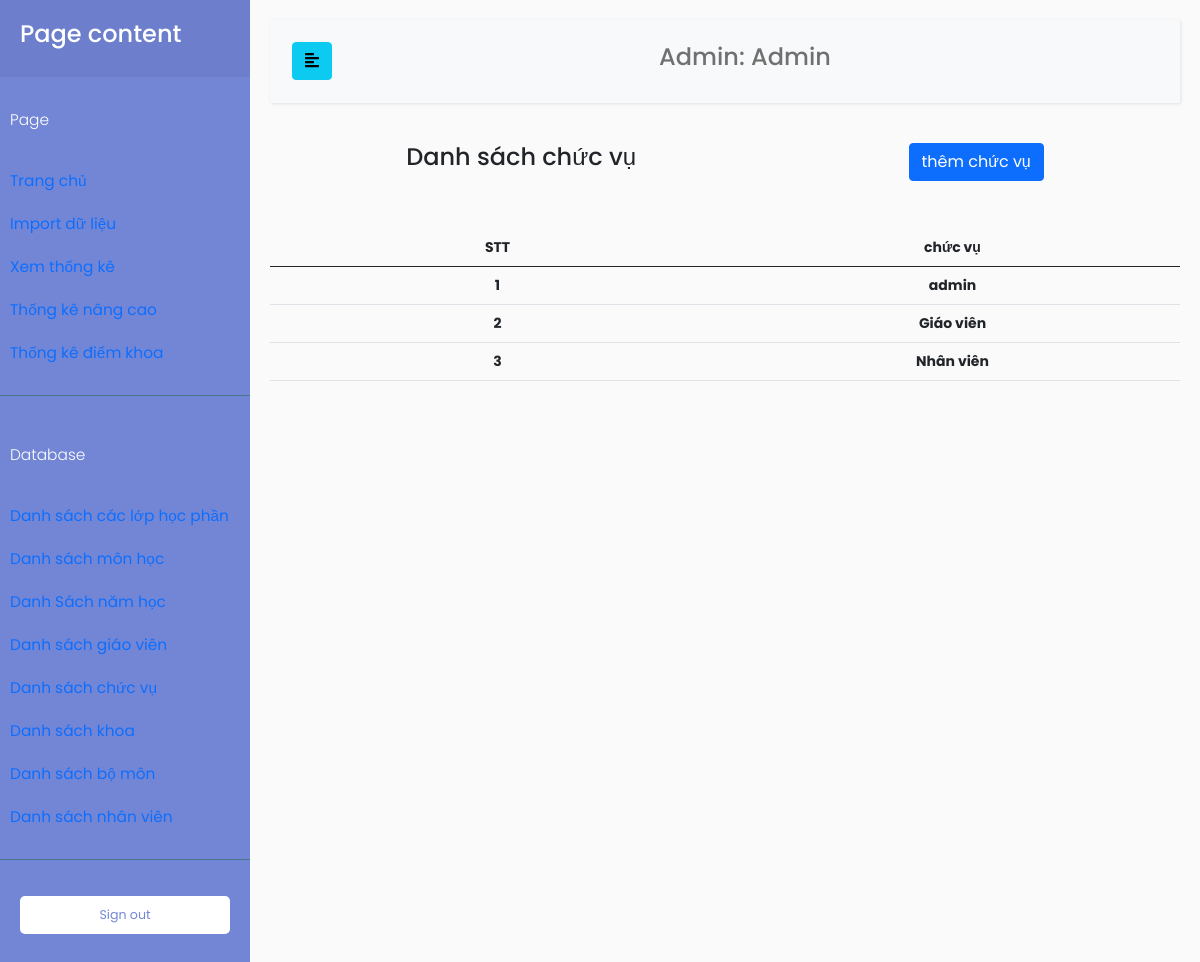
/index.php?TenChucVu=admin&page=DBChucVu (signed in), run on an earlier commit of the app's database.
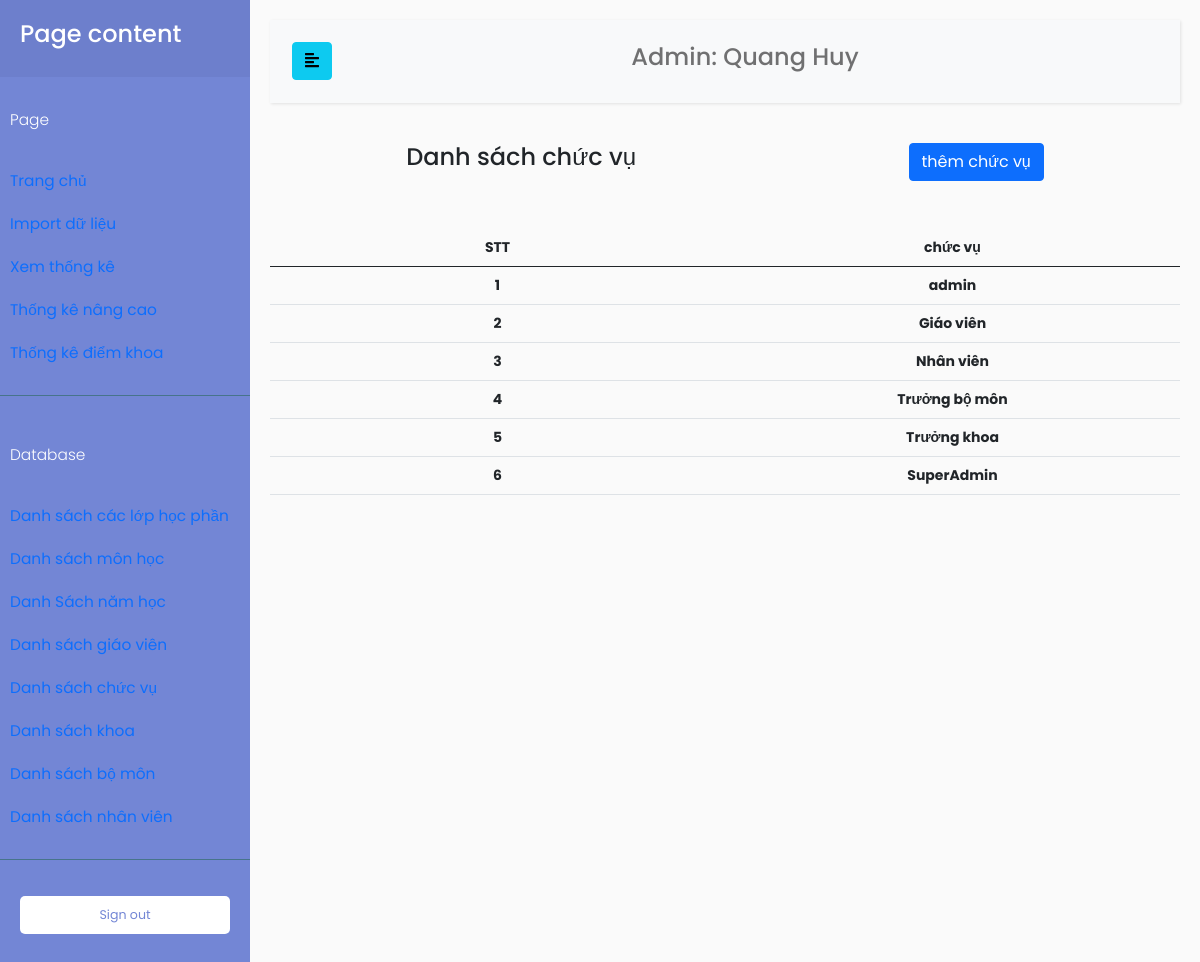
And on a later commit of the database.
### tables this page shows
CREATE TABLE `nhanvien` (
  `MaNhanVien` varchar(100) NOT NULL,
  `TenNhanVien` varchar(100) NOT NULL,
  `MatKhau` varchar(100) NOT NULL,
  `MaChucVu` int(11) NOT NULL
);

CREATE TABLE `chucvu` (
  `MaChucVu` int(11) NOT NULL,
  `TenChucVu` varchar(100) NOT NULL,
  `PhanRole` varchar(100) NOT NULL
);

### database/DBController.php (called while the page is built, shortened)
<?php
class DBController
{
    protected $host = 'localhost';
    protected $user = 'root';
    protected $password = '';
    protected $database = 'quanlydanhgia';
    public function __construct()
    {
        $this->con = mysqli_connect($this->host, $this->user, $this->password, $this->database);
    }
}

### function.php (called while the page is built, shortened)
<?php
require('database/DBController.php');
require('database/Account.php');
require('database/InfoSmallTable.php');
$db = new DBController();
$account = new Account($db);
$infoSmallTable = new InfoSmallTable($db);

### database/Account.php (called while the page is built, shortened)
<?php
class Account
{
    public $db = null;
    public function __construct(DBController $db)
    {
        $this->db = $db;
    }
    public function getTenNhanVien($userID, $table = 'giaovien', $key = 'MaGiaoVien')
    {
        $result = $this->db->con->query("SELECT TenNhanVien FROM $table as tb JOIN chucvu on tb.MaChucVu = chucvu.MaChucVu WHERE $key = '{$userID}'");
        $resultArray = array();
        if ($result->num_rows > 0) {
            while ($row = $result->fetch_assoc()) {
                $resultArray[] = $row;
            }
        }
        return $resultArray[0]['TenNhanVien'];
    }
}

### database/InfoSmallTable.php (called while the page is built, shortened)
<?php
class InfoSmallTable
{
    public $db = null;
    public function __construct(DBController $db)
    {
        $this->db = $db;
    }
    public function getThongTinBang($table = 'Khoa')
    {
        $result = $this->db->con->query("SELECT * FROM {$table}");
        $resultArr = array();
        while ($row = mysqli_fetch_array($result, MYSQLI_ASSOC)) {
            $resultArr[] = $row;
        }
        return $resultArr;
    }
}

### index.php (the view, shortened to what the changed rows need)
<!doctype html>
<html lang="en">
<head>
    <link href="https://cdn.jsdelivr.net/npm/bootstrap@5.0.0-beta3/dist/css/bootstrap.min.css" rel="stylesheet">
    <link rel="stylesheet" href="//code.jquery.com/ui/1.12.1/themes/base/jquery-ui.css">
    <link href="https://ajax.googleapis.com/ajax/libs/jqueryui/1.12.1/themes/base/jquery-ui.css" rel="stylesheet" type="text/css" />
    <link href="css/dashboard.css" rel="stylesheet">
    <link href="css/customTable.css" rel="stylesheet">
    <link rel="stylesheet" href="css/sidebar.css">
</head>
<?php
require('function.php');
if ($_GET["TenChucVu"]) {
    $tenChucVu = $_GET["TenChucVu"];
}
if (isset($_GET["page"])) {
    $page = $_GET["page"];
}
$tenGiaoVien = NULL;
if ($tenChucVu === 'admin' || $tenChucVu === 'nhanvien') {
    if ($tenChucVu === 'admin') {
        $tenCV = "Admin";
    }
    $tenGiaoVien = $account->getTenNhanVien($_SESSION['MaDangNhap'], 'NhanVien', 'MaNhanVien');
}
?>
<body>
    <div class="wrapper">
        <div id="content">
            <nav class="navbar navbar-expand-lg navbar-light bg-light">
                <div class="container-fluid">
                    <div class="collapse navbar-collapse" id="navbarSupportedContent">
                        <ul class="nav navbar-nav m-auto">
                            <li class="nav-item">
                                <h4><a class="nav-link" href="#"><?php echo $tenCV . ": " . $tenGiaoVien; ?></a></h4>
                            </li>
                        </ul>
                    </div>
                </div>
            </nav>
            <?php
            if (isset($page)) {
                switch ($page) {
                    case 'DBChucVu':
                        include('page/admin/DBControl/DBChucVu.php');
                        break;
                }
            }
            ?>
        </div>
    </div>
</body>
</html>

### page/admin/DBControl/DBChucVu.php (shortened to what the changed rows need)
<?php
if ($_GET["TenChucVu"] === 'admin') {
    $chucVu = $infoSmallTable->getThongTinBang("ChucVu");
    $stt = 1;
}
?>
<div>
    <table class="table table-hover">
        <thead>
            <tr>
                <th style="width: 50%; text-align: center;">STT</th>
                <th style="width: 50%; text-align: center;">chức vụ</th>
            </tr>
        </thead>
        <tbody>
            <?php foreach ($chucVu as $item) : ?>
                <tr>
                    <th style="text-align: center;">
                        <?php
                        echo $stt;
                        $stt++;
                        ?>
                    </th>
                    <th style="text-align: center;">
                        <?php
                        if ($item['TenChucVu'] === 'giaovien') {
                            echo "Giáo viên";
                        } elseif ($item['TenChucVu'] === 'truongbomon') {
                            echo "Trưởng bộ môn";
                        } elseif ($item['TenChucVu'] === 'truongkhoa') {
                            echo "Trưởng khoa";
                        } elseif ($item['TenChucVu'] === 'nhanvien') {
                            echo "Nhân viên";
                        } else {
                            echo $item['TenChucVu'];
                        }
                        ?>
                    </th>
                </tr>
            <?php endforeach; ?>
        </tbody>
    </table>
</div>

What changed in the data, as far as the page shows it:
changed nhanvien: TenNhanVien "Admin" → "Quang Huy"
added chucvu: TenChucVu "Trưởng bộ môn"
added chucvu: TenChucVu "Trưởng khoa"
added chucvu: TenChucVu "SuperAdmin"
